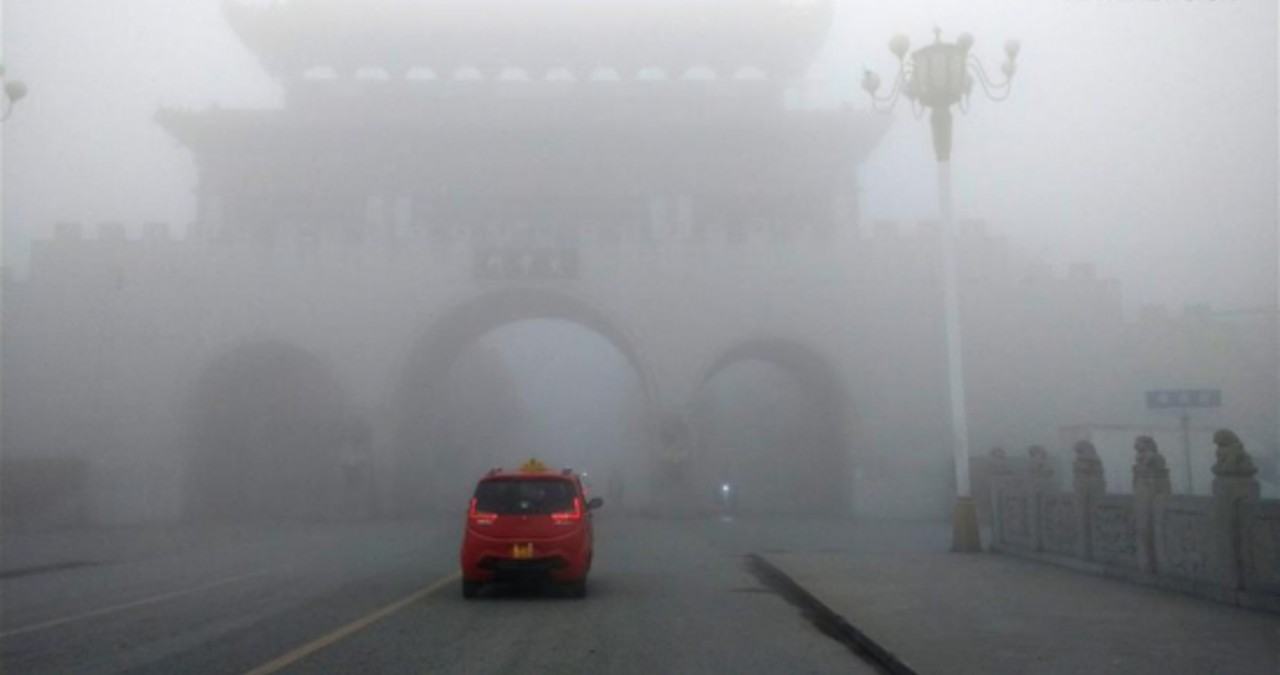
#> input picture Atmospheric/src/Dehazing/Datasets/myDataset/Real/Fog/foggy-001.jpg, 1280 x 675 px
$ python -i dcp_dehaze.py   (imports and definitions only)
#> lines starting #> are read from the running program, lines starting #| are printed output that depends on the picture
#> further down, picture is the input picture: shape (675, 1280, 3); mean B, G, R 148.8, 145.3, 144.1
"""
DCP-based dehazing implementation.

Usage example (inside other scripts):

from classical.dcp_dehaze import DCPDehazer
import cv2

dehazer = DCPDehazer()
img = cv2.imread("hazy.png")  # BGR uint8
J, t, A = dehazer.dehaze(img)
cv2.imwrite("hazy_dehazed.png", J)
"""

from __future__ import annotations

from dataclasses import dataclass
from typing import Tuple

import cv2
import numpy as np


@dataclass
class DCPConfig:
    """Configuration parameters for Dark Channel Prior dehazing."""
    patch_size: int = 15          # window size for min filter
    omega: float = 0.95           # amount of haze removal, [0, 1]
    t_min: float = 0.1            # lower bound for transmission
    top_percent: float = 0.001    # top p% brightest in dark channel to estimate A
    guided_radius: int = 40       # radius for guided filter
    guided_eps: float = 1e-3      # epsilon for guided filter
    use_guided_filter: bool = True


class DCPDehazer:
    """
    Dark Channel Prior (DCP) dehazing.

    Reference:
        K. He, J. Sun, X. Tang,
        "Single Image Haze Removal Using Dark Channel Prior", CVPR 2010.
    """

    def __init__(self, config: DCPConfig | None = None) -> None:
        self.cfg = config or DCPConfig()

    # ---------- Public API ---------- #

    def dehaze(
        self,
        bgr_img: np.ndarray,
    ) -> Tuple[np.ndarray, np.ndarray, np.ndarray]:
        """
        Apply DCP dehazing to an input BGR image.

        Args:
            bgr_img: HxWx3 uint8 BGR image (OpenCV format).

        Returns:
            J: dehazed BGR image (uint8)
            t_refined: refined transmission map (float32 in [0,1])
            A: estimated atmospheric light, shape (3,) in [0,1] RGB order
        """
        if bgr_img is None or bgr_img.ndim != 3 or bgr_img.shape[2] != 3:
            raise ValueError("Input must be an HxWx3 BGR image")

        # Convert to float [0,1], and BGR->RGB for consistency with paper
        rgb = cv2.cvtColor(bgr_img, cv2.COLOR_BGR2RGB).astype(np.float32) / 255.0

        dark_channel = self._get_dark_channel(rgb, self.cfg.patch_size)
        A = self._estimate_atmospheric_light(rgb, dark_channel, self.cfg.top_percent)
        t = self._estimate_transmission(rgb, A, self.cfg.omega, self.cfg.patch_size)

        if self.cfg.use_guided_filter:
            t_refined = self._guided_filter(rgb, t, self.cfg.guided_radius, self.cfg.guided_eps)
        else:
            t_refined = t

        t_refined = np.clip(t_refined, self.cfg.t_min, 1.0)
        J = self._recover_scene_radiance(rgb, A, t_refined)

        # Convert back to BGR uint8 for OpenCV-friendly output
        J_bgr = cv2.cvtColor((J * 255.0).astype(np.uint8), cv2.COLOR_RGB2BGR)
        return J_bgr, t_refined.astype(np.float32), A

    # ---------- Core steps ---------- #

    @staticmethod
    def _get_dark_channel(rgb: np.ndarray, patch_size: int) -> np.ndarray:
        """
        Compute dark channel of RGB image.

        dark(x) = min_{y in patch(x)} ( min_c I_c(y) )
        """
#> called with patch_size = 15
        # min over color channels
        min_per_channel = np.min(rgb, axis=2)
        # min filter via erode
        kernel = cv2.getStructuringElement(cv2.MORPH_RECT, (patch_size, patch_size))
        dark = cv2.erode(min_per_channel, kernel)
        return dark

    @staticmethod
    def _estimate_atmospheric_light(
        rgb: np.ndarray,
        dark_channel: np.ndarray,
        top_percent: float,
    ) -> np.ndarray:
        """
        Estimate atmospheric light A from the brightest pixels in the dark channel.

        Args:
            rgb: HxWx3 RGB image in [0,1].
            dark_channel: HxW dark channel.
            top_percent: fraction of pixels to consider (e.g., 0.001 for top 0.1%).
        """
#> called with top_percent = 0.001
        h, w = dark_channel.shape
        num_pixels = h * w
        num_top = max(1, int(num_pixels * top_percent))

        # Flatten and get indices of largest dark channel values
        dark_flat = dark_channel.reshape(-1)
        indices = np.argpartition(dark_flat, -num_top)[-num_top:]
#> indices = 864 values, max 14960 at index 427, min 844 at index 590, mean 6209.8
        # Among these positions, pick the pixels in RGB with highest intensity
        rgb_flat = rgb.reshape(-1, 3)
        brightest = rgb_flat[indices]
#> brightest = 864 rows, first 8: [0.945, 0.949, 0.969], [0.937, 0.941, 0.957], [0.937, 0.941, 0.957], [0.941, 0.945, 0.961], [0.937, 0.941, 0.957], [0.941, 0.945, 0.961], [0.937, 0.941, 0.957], [0.937, 0.941, 0.957]
        # A is the mean or max over these brightest pixels
        A = np.max(brightest, axis=0)  # shape (3,)
#> A = [0.953, 0.957, 0.973]
        return A

    @staticmethod
    def _estimate_transmission(
        rgb: np.ndarray,
        A: np.ndarray,
        omega: float,
        patch_size: int,
    ) -> np.ndarray:
        """
        Estimate transmission t(x) = 1 - omega * dark_channel( I / A ).
        """
#> called with A = array of shape (3,), omega = 0.95, patch_size = 15
        # Normalize by atmospheric light
        norm = rgb / (A[None, None, :] + 1e-8)
        dark_norm = DCPDehazer._get_dark_channel(norm, patch_size)
        t = 1.0 - omega * dark_norm
        return np.clip(t, 0.0, 1.0)

    @staticmethod
    def _recover_scene_radiance(
        rgb: np.ndarray,
        A: np.ndarray,
        t: np.ndarray,
    ) -> np.ndarray:
        """
        Recover scene radiance:
            J(x) = (I(x) - A) / t(x) + A
        """
        # Expand t and A to image shape
        t_expanded = t[..., None]
        A_expanded = A[None, None, :]
        J = (rgb - A_expanded) / (t_expanded + 1e-8) + A_expanded
        J = np.clip(J, 0.0, 1.0)
        return J

    # ---------- Guided filter (edge-preserving refinement) ---------- #

    @staticmethod
    def _guided_filter(
        guidance_rgb: np.ndarray,
        t: np.ndarray,
        radius: int,
        eps: float,
    ) -> np.ndarray:
        """
        Edge-preserving smoothing of the transmission map using a fast guided filter.

        Args:
            guidance_rgb: HxWx3 RGB image in [0,1], used as guidance.
            t: HxW coarse transmission map in [0,1].
            radius: local window radius.
            eps: regularization term.

        Returns:
            t_refined: HxW refined transmission map.
        """
#> called with radius = 40, eps = 0.001
        # Use gray guidance for simplicity
        guidance_gray = cv2.cvtColor(
            (guidance_rgb * 255.0).astype(np.uint8), cv2.COLOR_RGB2GRAY
        ).astype(np.float32) / 255.0

        return DCPDehazer._fast_guided_filter_gray(guidance_gray, t, radius, eps)

    @staticmethod
    def _box_filter(src: np.ndarray, r: int) -> np.ndarray:
        """Fast box filter using integral image."""
#> called with r = 40
        kernel_size = 2 * r + 1
        return cv2.blur(src, (kernel_size, kernel_size))

    @staticmethod
    def _fast_guided_filter_gray(
        I: np.ndarray,
        p: np.ndarray,
        r: int,
        eps: float,
    ) -> np.ndarray:
        """
        Fast guided filter for gray guidance image.

        Not the most optimized implementation, but sufficient for this project.
        Reference: K. He, J. Sun, X. Tang, "Guided Image Filtering", ECCV 2010.
        """
        I = I.astype(np.float32)
        p = p.astype(np.float32)

        mean_I = DCPDehazer._box_filter(I, r)
        mean_p = DCPDehazer._box_filter(p, r)
        mean_Ip = DCPDehazer._box_filter(I * p, r)

        cov_Ip = mean_Ip - mean_I * mean_p
        mean_II = DCPDehazer._box_filter(I * I, r)
        var_I = mean_II - mean_I * mean_I
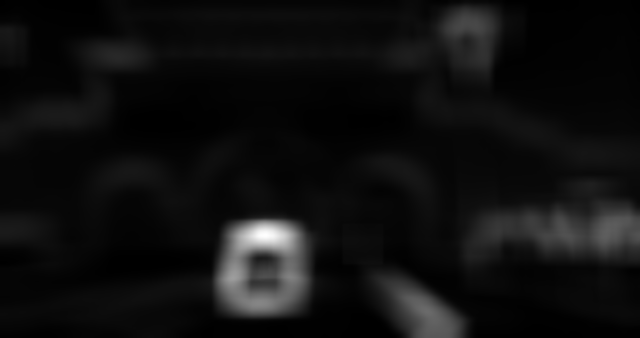
#> var_I: shape (675, 1280) float32 (shown at 1/2 size); min 4.49e-05, max 0.0203, mean 0.0013; drawn with min black and max white

        a = cov_Ip / (var_I + eps)
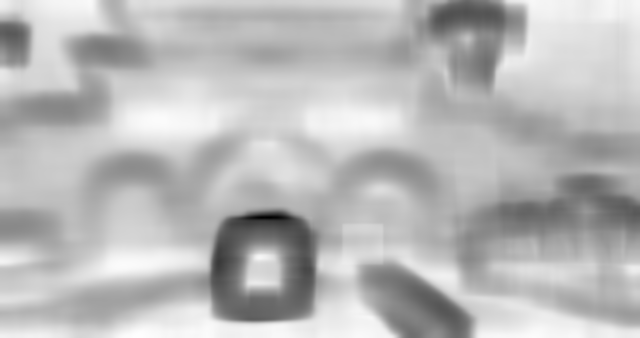
#> a: shape (675, 1280) float32 (shown at 1/2 size); min -1.45, max -0.00879, mean -0.406; drawn with min black and max white
        b = mean_p - a * mean_I
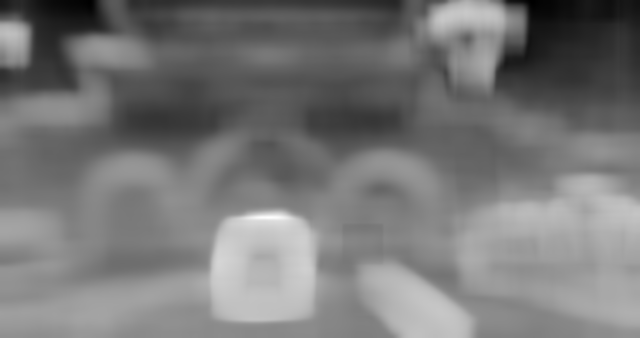
#> b: shape (675, 1280) float32 (shown at 1/2 size); min 0.15, max 1.29, mean 0.687; drawn with min black and max white

        mean_a = DCPDehazer._box_filter(a, r)
        mean_b = DCPDehazer._box_filter(b, r)
#> in _box_filter (call 6), `return cv2.blur(src, (kernel_size, kernel_size))`:
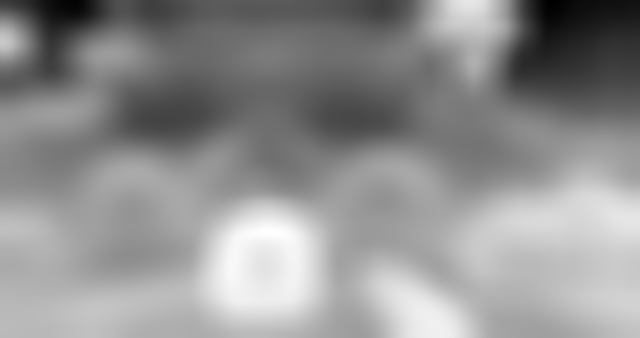
#> returned value: shape (675, 1280) float32 (shown at 1/2 size); min 0.197, max 1.06, mean 0.688; drawn with min black and max white

        q = mean_a * I + mean_b
        return np.clip(q, 0.0, 1.0)

>>> import cv2
>>> picture = cv2.imread('../Dehazing/Datasets/myDataset/Real/Fog/foggy-001.jpg')
>>> result = DCPDehazer().dehaze(picture)
#> in _recover_scene_radiance, `A_expanded = A[None, None, :]`: A_expanded = [[0.953, 0.957, 0.973]]
#> in _recover_scene_radiance, `J = (rgb - A_expanded) / (t_expanded + 1e-8) + A_expanded`:
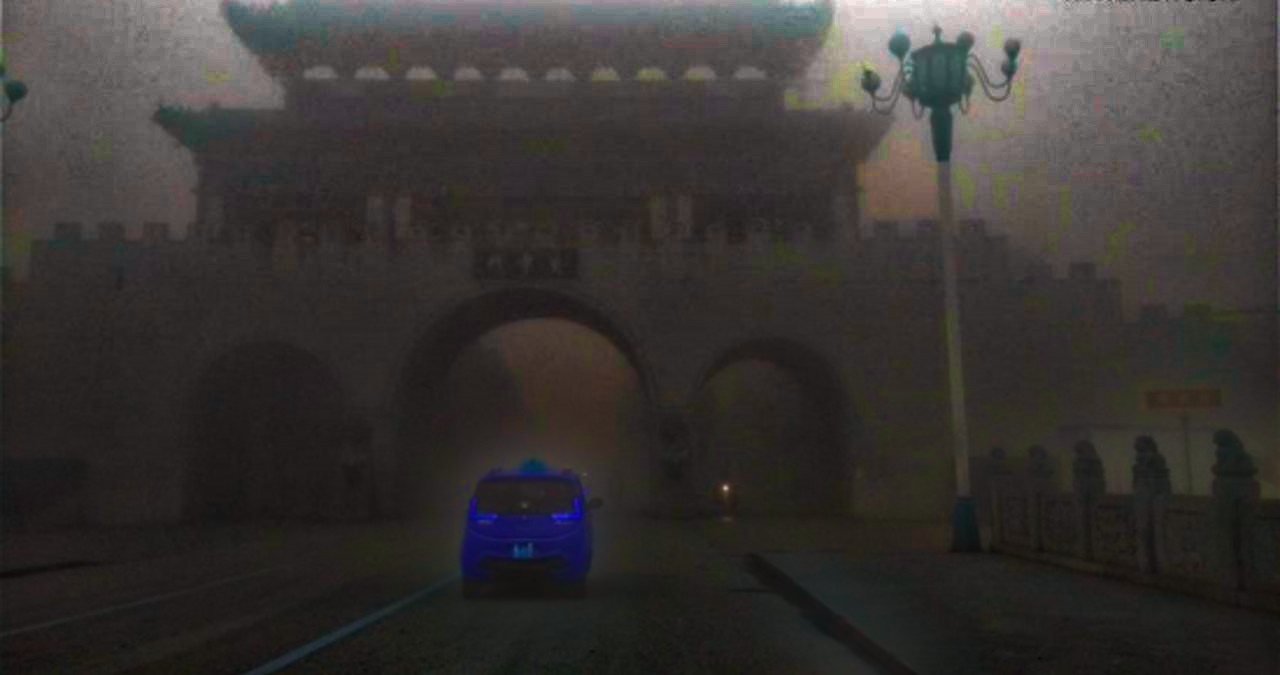
#> J: shape (675, 1280, 3) float32; mean B, G, R 0.153, 0.161, 0.174; drawn with min black and max white

$ run again, on Atmospheric/src/Dehazing/Datasets/myDataset/Real/Fog/foggy-002.jpg
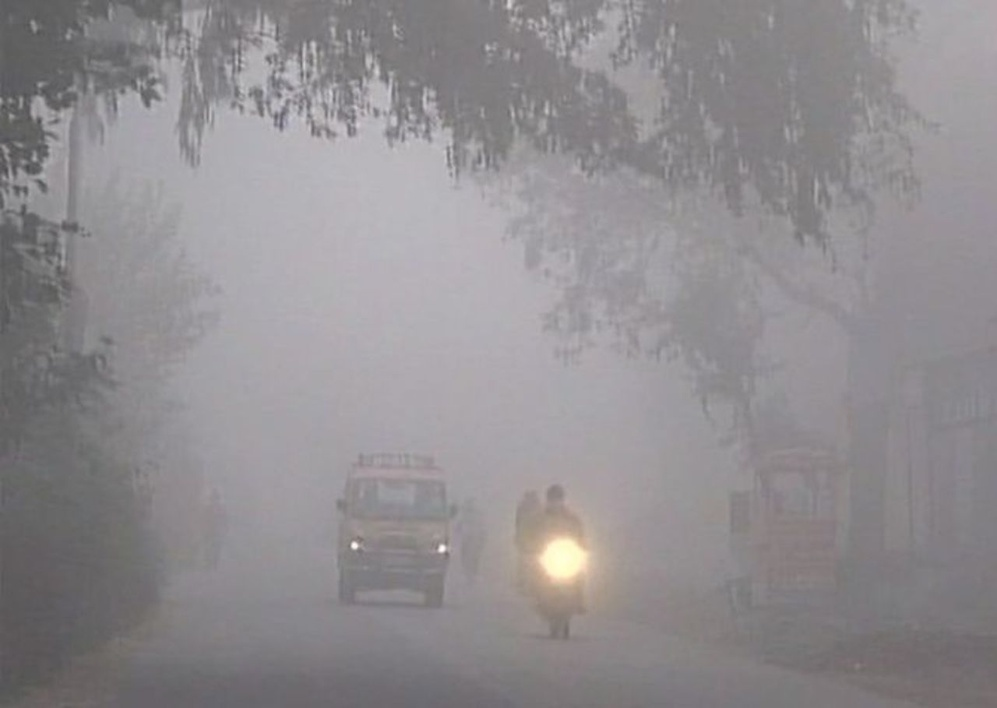
#> input picture Atmospheric/src/Dehazing/Datasets/myDataset/Real/Fog/foggy-002.jpg, 997 x 708 px, shrunk from 1280 x 909 before the run
#> picture is the input picture: shape (708, 997, 3); mean B, G, R 144.1, 141.1, 144.5
#> indices = 705 values, max 568850 at index 500, min 167852 at index 34, mean 396044.5
#> brightest = 705 rows, first 8: [0.725, 0.718, 0.737], [0.725, 0.718, 0.737], [0.725, 0.718, 0.737], [0.725, 0.722, 0.741], [0.725, 0.718, 0.737], [0.722, 0.718, 0.737], [0.725, 0.718, 0.737], [0.722, 0.718, 0.737]
#> in _estimate_atmospheric_light, `A = np.max(brightest, axis=0)`: A = [1, 1, 0.863]
#> in _box_filter (call 6), `return cv2.blur(src, (kernel_size, kernel_size))`:
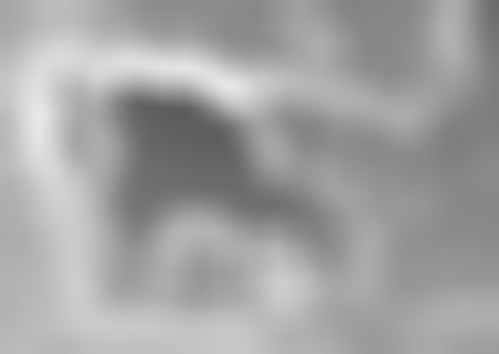
#> returned value: shape (708, 997) float32 (shown at 1/2 size); min 0.363, max 0.906, mean 0.637
#> A_expanded = [[1, 1, 0.863]]
#> in _recover_scene_radiance, `J = (rgb - A_expanded) / (t_expanded + 1e-8) + A_expanded`:
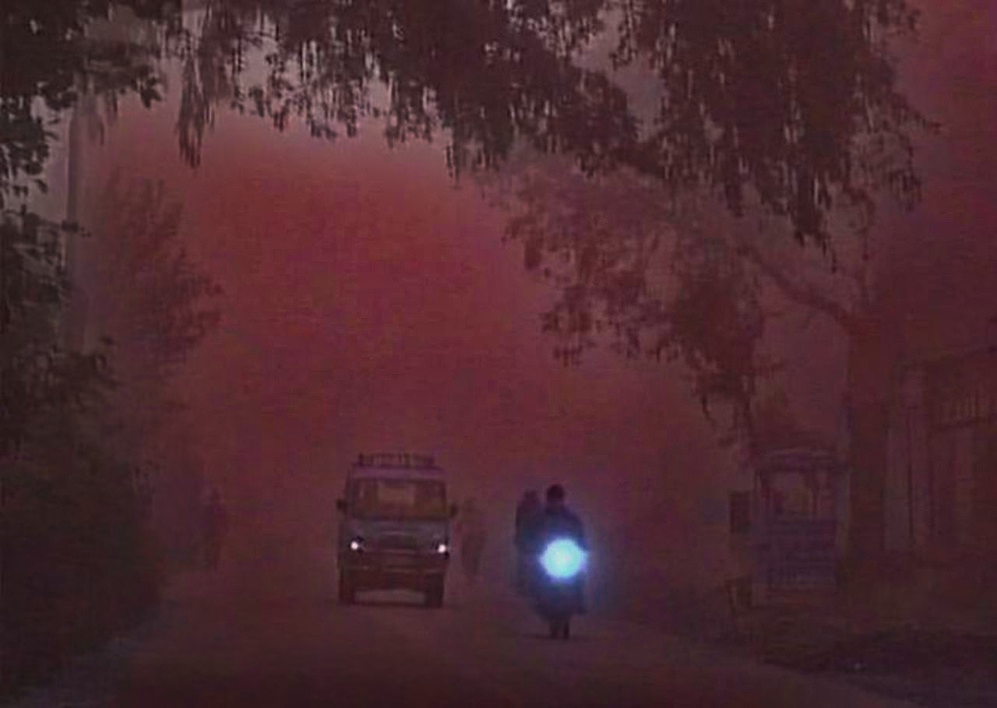
#> J: shape (708, 997, 3) float32; mean B, G, R 0.145, 0.117, 0.284; drawn with min black and max white
